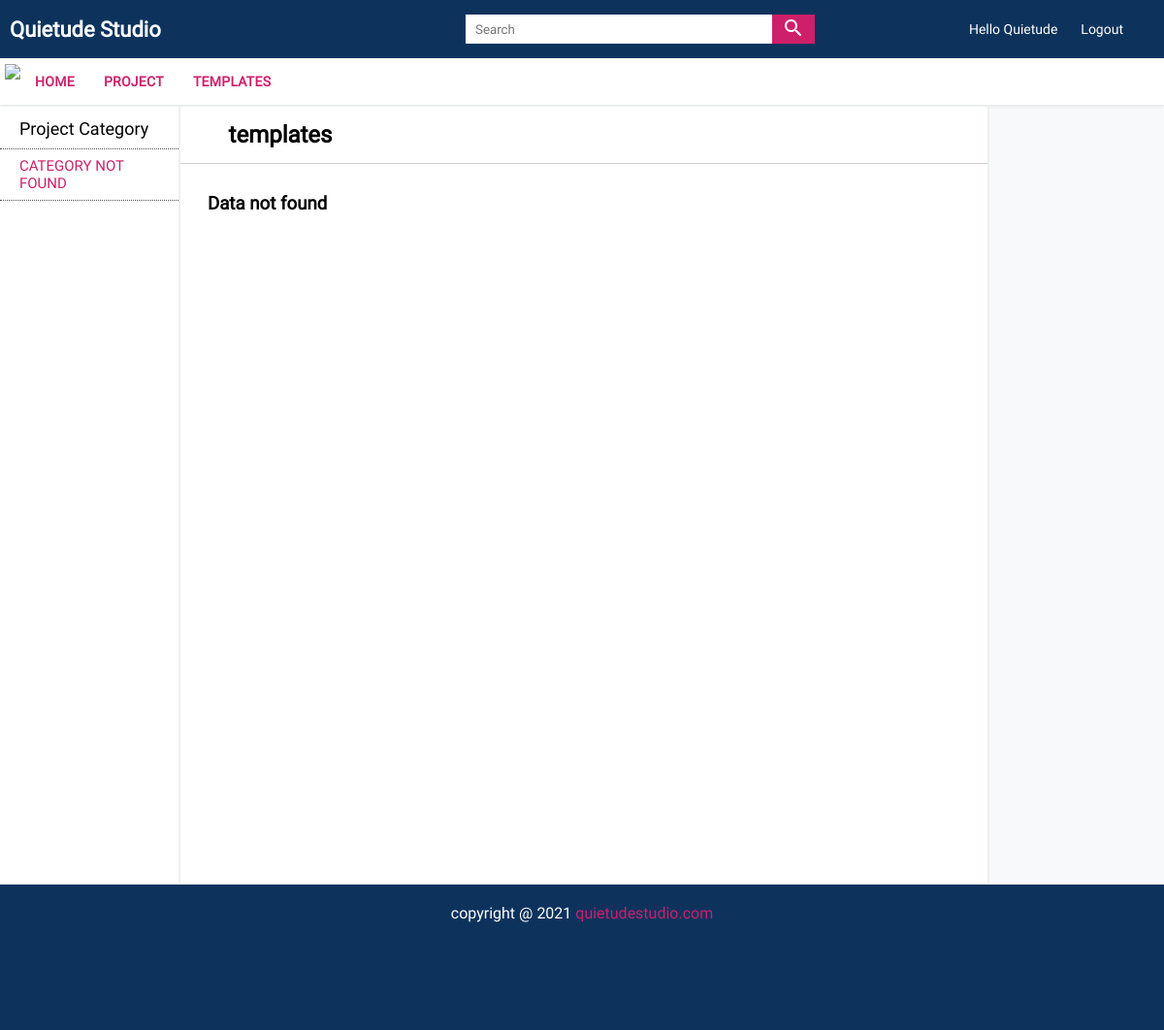
The app's page /templates (signed in) with its own data.
### tables this page shows
CREATE TABLE `menus` (
  `menu_id` int(11) NOT NULL,
  `menu_name` varchar(100) NOT NULL,
  `menu_slug` varchar(100) NOT NULL,
  `menu_status` tinyint(4) NOT NULL DEFAULT 1,
  `menu_count` varchar(100) NOT NULL
);

### admin/config.inc.php (called while the page is built, shortened)
<?php
 $baseUrl = "http://localhost/quietude";
?>

### admin/functions.inc.php (called while the page is built, shortened)
<?php
function validate_data($conn,$data){
    $data = trim($data);
    $data = mysqli_real_escape_string($conn,$data);
    $data = htmlentities($data);
    return $data;
}
  function select($conn,$table1,$table2="",$col1="",$col2="",$order="",$where="",$nameCond="",$offset="",$limit=""){
    $query = "SELECT * FROM $table1";
    if(!empty($table2)){
        $query .= " JOIN $table2 ON $table1.$col1 = $table2.$col2";
    }
    if(!empty($where)){
        $query .= " WHERE $where = $nameCond";
    }
    if(!empty($order)){
        $query .= " ORDER BY $order DESC";
    }
    $selectQuery = mysqli_query($conn,$query) or die("Select data query failed");
    return $selectQuery;
}
?>

### index.php (the view)
<?php
 require_once("header.inc.php");
?>
<div class="wrapper">
    <div class="MainContent">
   <?php require_once("left-sidebar.inc.php"); ?>
   <?php
      if(isset($_GET['menuId'])){
            $menuId = validate_data($conn,$_GET['menuId']);
          if(isset($_GET['cateId'])){
            $cateId = validate_data($conn,$_GET['cateId']);
            $select = select($conn,"categories","","","","","category_slug","'$cateId'","","");
            $heading = mysqli_fetch_assoc($select);
            $heading2 = $heading['category_name'];
          }else{
            $select = select($conn,"menus","","","","","menu_slug","'$menuId'","","");
            $heading = mysqli_fetch_assoc($select);
            $heading2 = $heading['menu_name'];
          }
      }else{
            $heading2 = "Download Projects";
      }
    ?>
    <section class="ContentSection">
        <h1 class="TopicHeading"><?php echo $heading2; ?></h1>
        <article class="content">
          <?php
            if(isset($_GET['menuId'])){
                  $menuId = validate_data($conn,$_GET['menuId']);
                  if(isset($_GET['cateId'])){
                    $cateId = validate_data($conn,$_GET['cateId']);
                    displayProjects($conn,"post_cate","'$cateId'","","");
                  }else{
                    displayProjects($conn,"post_menu","'$menuId'","","");
                  }
            }else{
                displayProjects($conn,"post_menu","'project'","","");
            }
          ?>
        </article>
    </section>
    </div>
    <?php require_once("right-sidebar.inc.php"); ?>
    <?php require_once("footer.inc.php"); ?>

### header.inc.php (shortened to what this page needs)
<?php
  require_once("admin/config.inc.php");
  require_once("admin/functions.inc.php");
  require_once("functions.php");
   ?>
<!DOCTYPE html>
<html lang="en">
<head>
    <link rel="stylesheet" href="css/common.css">
    <link rel="stylesheet" href="css/main.css">
    <link rel="stylesheet" href="css/responsive.css">
    <link rel="stylesheet" href="https://stackpath.bootstrapcdn.com/font-awesome/4.7.0/css/font-awesome.min.css">
</head>
<body>
    <header class="header">
        <div class="HeaderLogo"><a href="<?php echo $baseUrl; ?>">Quietude Studio</a></div>
        <div class="SearchBar">
            <form action="search.php">
                <div class="InputBox">
                    <input type="search" name="s" placeholder="Search" autocomplete="off">
                    <button type="submit"><img src="icons\search_white_24dp.svg"></button>
                </div>
            </form>
        </div>
        <div class="UserJoinBox">
            <?php
              if(isset($_SESSION['LOGIN_EMAIL'])){
                 echo '<a href="javascript:void(0)" class="LoginBtn">Hello '.$_SESSION['LOGIN_FNAME'].'</a>
                       <a href="timeout.php" class="SignupBtn">Logout</a>';
              }else{
                echo '<a href="login.php" class="LoginBtn">Login</a>
                      <a href="registration.php" class="SignupBtn">Signup</a>';
              }
            ?>
        </div>
    </header>
<nav class="navigation">
    <ul class="NavItems">
        <span class="CloseNave"><img src="icons\close_white_24dp.svg"></span>
        <li><a href="<?php echo $baseUrl; ?>">Home</a></li>
        <?php
          $select = select($conn,"menus","","","","","","","","");
          if(mysqli_num_rows($select)>0){
              while($rows = mysqli_fetch_assoc($select)){
                  echo '<li><a href="'.$rows['menu_slug'].'">'.$rows['menu_name'].'</a></li>';
              }
          }
        ?>
    </ul>
</nav>

### css/common.css (style rules this page uses)
:root { --PinkColor: #CE1F6A !important; --BlueColor: #3B14A7 !important; --YellowColor: #FA9905 !important; --BlackColor: #3C2C3E !important; --DarkBlueColor: #0D335D !important; --LightBlackColor: #4d4d4d !important; --LightColor: #f8f9fa !important; --shadow: 0 0.2rem 0.3rem rgba(0, 0, 0, 0.384) !important; --shadow-sm: 0 0.125rem 0.25rem rgba(0, 0, 0, 0.075) !important; --shadow-lg: 0 1rem 3rem rgba(0, 0, 0, 0.175) !important; --shadow-none: none !important; }

### css/main.css (style rules this page uses)
* { font-family: RobotoRegular; padding: 0; margin: 0; box-sizing: border-box; }
body { background-color: var(--LightColor); }
.header { background-color: var(--DarkBlueColor); display: flex; justify-content: space-between; align-items: center; min-height: 60px; width: 100%; }
.HeaderLogo { width: 40%; }
.HeaderLogo a { font-size: 22px; color: #fff; text-decoration: none; font-weight: bold; margin-left: 10px; }
.SearchBar { width: 30%; }
.InputBox { background-color: #fff; height: 30px; display: flex; }
.InputBox input { width: 100%; border: 0; outline: none; padding-left: 10px; }
.InputBox button { border: 0; outline: none; background-color: var(--PinkColor); padding: 0 10px; cursor: pointer; }
.UserJoinBox { width: 30%; display: flex; justify-content: flex-end; padding-right: 30px; }
.UserJoinBox a { display: block; text-decoration: none; color: #ffff; margin: 0 8px; font-size: 14px; padding: 4px; }
.navigation { background-color: #fff; box-shadow: var(--shadow-sm); width: 100%; display: flex; justify-content: flex-start; align-items: center; z-index: 1000; height: 48px; }
.navigation ul { list-style: none; display: flex; margin-left: 5px; padding: 5px 0; }
.navigation ul li a { display: block; padding: 10px; text-decoration: none; margin: 0 5px; text-transform: uppercase; font-size: 14px; font-weight: bold; letter-spacing: 0.02em; color: var(--PinkColor); }
.wrapper { display: flex; }
.MainContent { display: flex; width: 85%; }
.ContentSection { width: 82%; background-color: #ffff; margin: 2px 0; min-height: 100vh; border-left: 2px solid #eeee; border-right: 2px solid #eeee; }
.TopicHeading { border-bottom: 1px solid #4444; padding: 15px 50px; }
.content { width: 98%; margin: 10px auto; padding: 20px; display: grid; grid-template-columns: repeat(3,1fr); grid-gap: 30px; }

### records on screen
menus: menu_name "PROJECT"
menus: menu_name "TEMPLATES", menu_name "templates"

### other values on screen
$_SESSION['LOGIN_FNAME'] "Quietude"
